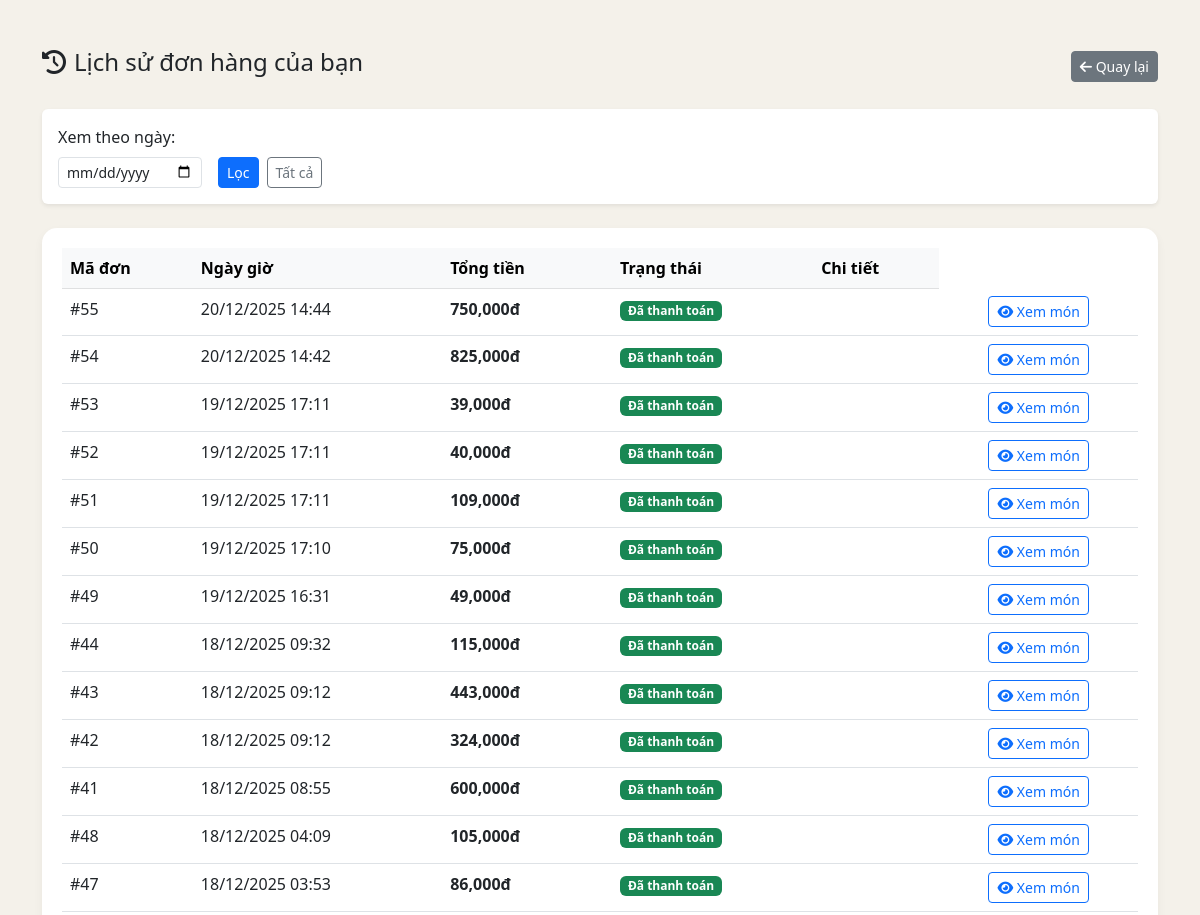
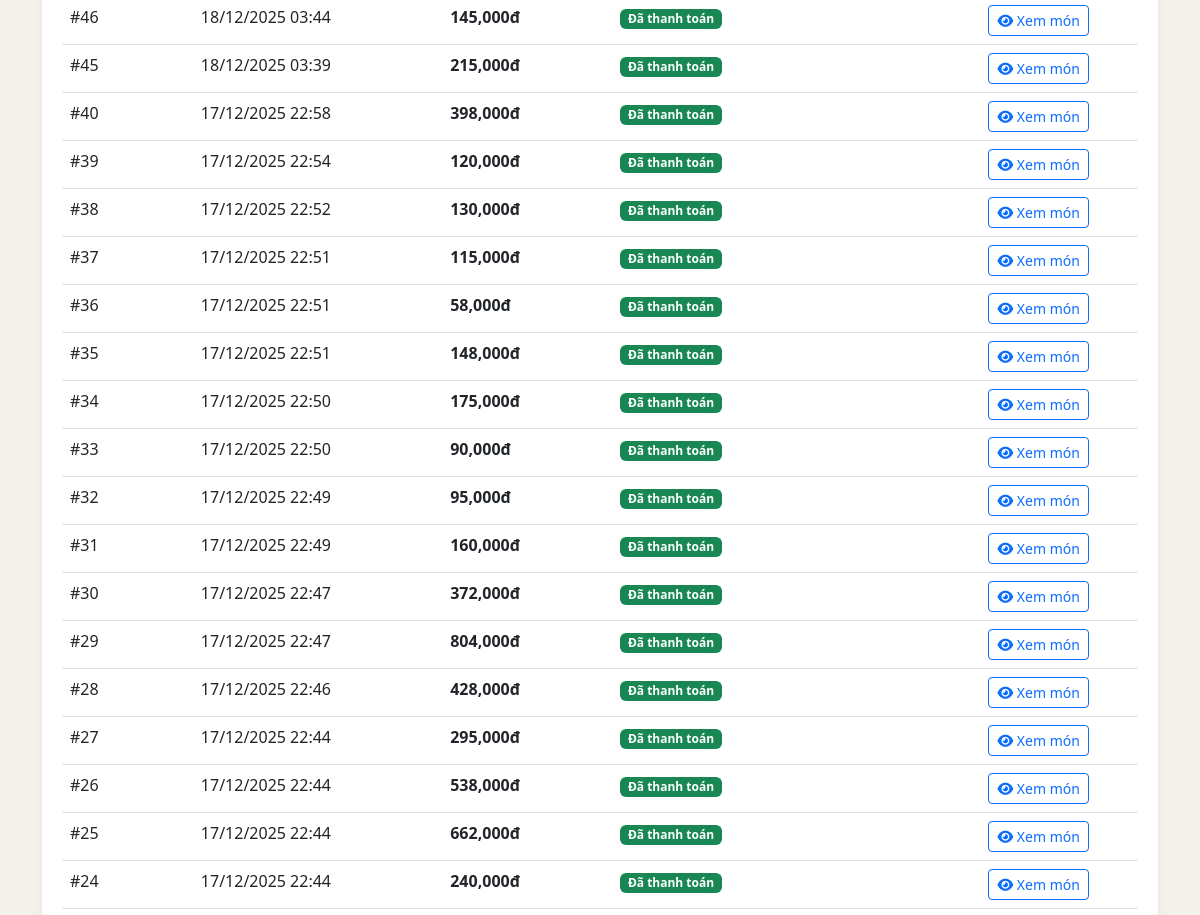
Before: /pos/history.php (signed in, upper part) with the older database file (2 pictures, top to bottom).
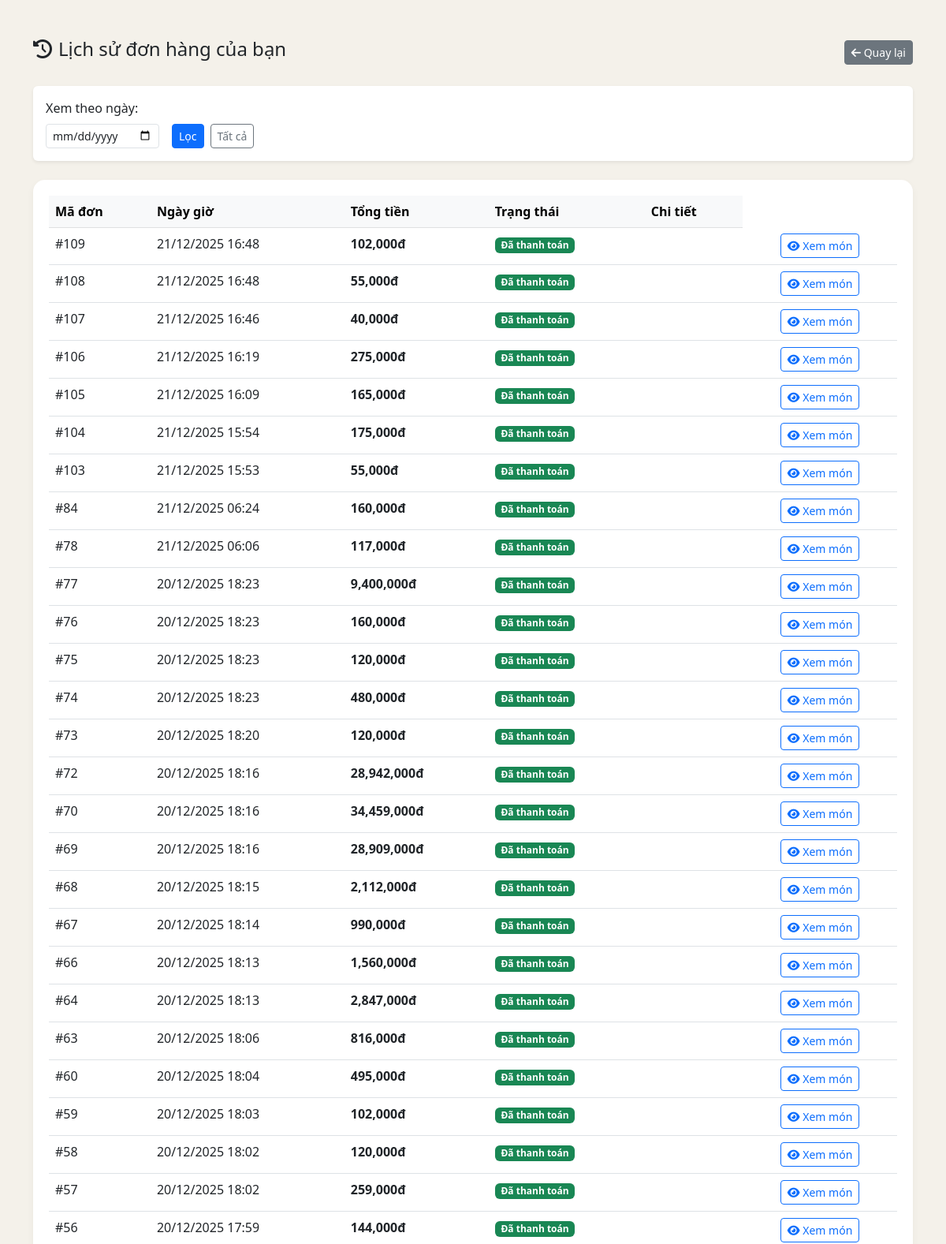
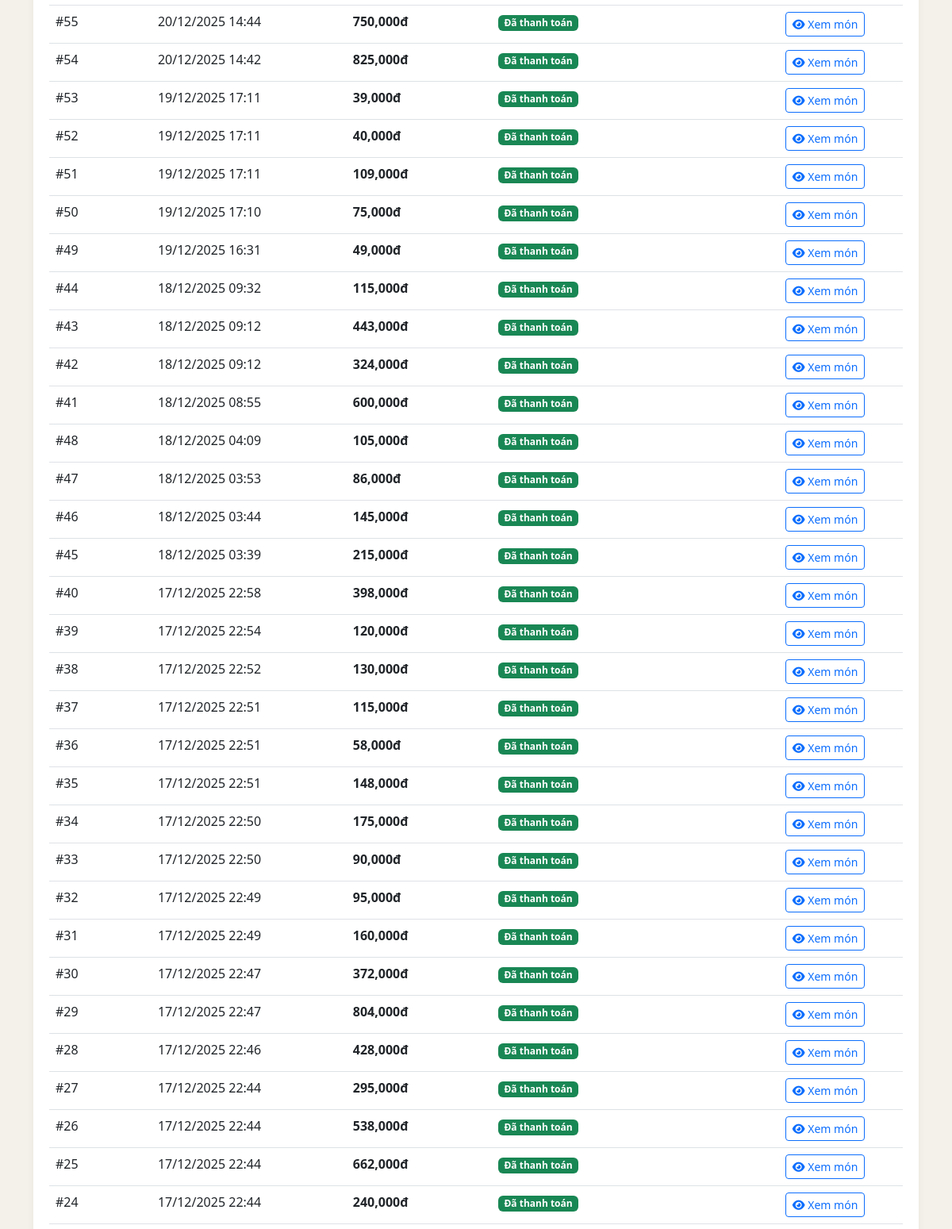
After: the same page with the newer database file (2 pictures, top to bottom).
### tables this page shows
CREATE TABLE `orders` (
  `id` int(11) NOT NULL,
  `user_id` int(11) NOT NULL DEFAULT 1,
  `order_date` datetime NOT NULL DEFAULT current_timestamp(),
  `total_price` int(11) NOT NULL,
  `status` varchar(255) NOT NULL DEFAULT 'not_paid',
  `session_id` int(11) DEFAULT NULL,
  `voucher_code` varchar(50) DEFAULT NULL,
  `discount_percent` decimal(5,2) DEFAULT 0.00,
  `final_amount` decimal(10,2) DEFAULT 0.00
);

### pos/history.php (the view, shortened to what this page needs)
<?php
global $mysqli;
$user_id = $_SESSION['user_id'];
$filter_date = isset($_GET['date']) ? $_GET['date'] : '';
$where_clause = "WHERE user_id = $user_id";
$query = "SELECT * FROM orders $where_clause ORDER BY order_date DESC";
$result = $mysqli->query($query);
?>
<!DOCTYPE html>
<html lang="vi">
<head>
    <link href="https://cdn.jsdelivr.net/npm/bootstrap@5.3.0/dist/css/bootstrap.min.css" rel="stylesheet">
    <link rel="stylesheet" href="https://cdnjs.cloudflare.com/ajax/libs/font-awesome/6.4.0/css/all.min.css">
</head>
<body>
<div class="container py-5">
    <div class="d-flex justify-content-between align-items-center mb-4">
        <h4><i class="fa-solid fa-clock-rotate-left me-2"></i>Lịch sử đơn hàng của bạn</h4>
        <a href="index.php" class="btn btn-secondary btn-sm"><i class="fa-solid fa-arrow-left"></i> Quay lại</a>
    </div>
    <div class="card mb-4 border-0 shadow-sm">
        <div class="card-body">
            <form class="row g-3" method="GET">
                <div class="col-auto">
                    <label class="form-label">Xem theo ngày:</label>
                    <input type="date" name="date" class="form-control form-control-sm" value="<?= $filter_date ?>">
                </div>
                <div class="col-auto d-flex align-items-end">
                    <button type="submit" class="btn btn-primary btn-sm me-2">Lọc</button>
                    <a href="history.php" class="btn btn-outline-secondary btn-sm">Tất cả</a>
                </div>
            </form>
        </div>
    </div>
    <div class="table-container">
        <table class="table table-hover">
            <thead class="table-light">
                <tr>
                    <th>Mã đơn</th>
                    <th>Ngày giờ</th>
                    <th>Tổng tiền</th>
                    <th>Trạng thái</th>
                    <th>Chi tiết</th>
                </tr>
            </thead>
            <tbody>
                <?php if ($result->num_rows > 0): ?>
                    <?php while($row = $result->fetch_assoc()): ?>
                    <tr>
                        <td>#<?= $row['id'] ?></td>
                        <td><?= date('d/m/Y H:i', strtotime($row['order_date'])) ?></td>
                        <td class="fw-bold"><?= number_format($row['total_price']) ?>đ</td>
                        <td><span class="badge bg-success">Đã thanh toán</span></td>
                        <td>
                            <td class="text-center">
    <button class="btn btn-sm btn-outline-primary btn-view-detail"
            data-id="<?= $row['id'] ?>">
        <i class="fa-solid fa-eye"></i> Xem món
    </button>
</td>
                        </td>
                    </tr>
                    <?php endwhile; ?>
                <?php else: ?>
                    <tr><td colspan="5" class="text-center text-muted">Bạn chưa có đơn hàng nào trong ngày này.</td></tr>
                <?php endif; ?>
            </tbody>
        </table>
    </div>
</div>
</body>
</html>

Changed rows visible on the page:
added orders: id "109", order_date "21/12/2025 16:48", total_price "102,000"
added orders: id "108", order_date "21/12/2025 16:48", total_price "55,000"
added orders: id "107", order_date "21/12/2025 16:46", total_price "40,000"
added orders: id "106", order_date "21/12/2025 16:19", total_price "275,000"
added orders: id "105", order_date "21/12/2025 16:09", total_price "165,000"
added orders: id "104", order_date "21/12/2025 15:54", total_price "175,000"
added orders: id "103", order_date "21/12/2025 15:53", total_price "55,000"
added orders: id "84", order_date "21/12/2025 06:24", total_price "160,000"
added orders: id "78", order_date "21/12/2025 06:06", total_price "117,000"
added orders: id "77", order_date "20/12/2025 18:23", total_price "9,400,000"
added orders: id "76", order_date "20/12/2025 18:23", total_price "160,000"
added orders: id "75", order_date "20/12/2025 18:23", total_price "120,000"
added orders: id "74", order_date "20/12/2025 18:23", total_price "480,000"
added orders: id "73", order_date "20/12/2025 18:20", total_price "120,000"
added orders: id "72", order_date "20/12/2025 18:16", total_price "28,942,000"
added orders: id "70", order_date "20/12/2025 18:16", total_price "34,459,000"
added orders: id "69", order_date "20/12/2025 18:16", total_price "28,909,000"
added orders: id "68", order_date "20/12/2025 18:15", total_price "2,112,000"
added orders: id "67", order_date "20/12/2025 18:14", total_price "990,000"
added orders: id "66", order_date "20/12/2025 18:13", total_price "1,560,000"
added orders: id "64", order_date "20/12/2025 18:13", total_price "2,847,000"
added orders: id "63", order_date "20/12/2025 18:06", total_price "816,000"
added orders: id "60", order_date "20/12/2025 18:04", total_price "495,000"
added orders: id "59", order_date "20/12/2025 18:03", total_price "102,000"
added orders: id "58", order_date "20/12/2025 18:02", total_price "120,000"
added orders: id "57", order_date "20/12/2025 18:02", total_price "259,000"
added orders: id "56", order_date "20/12/2025 17:59", total_price "144,000"
